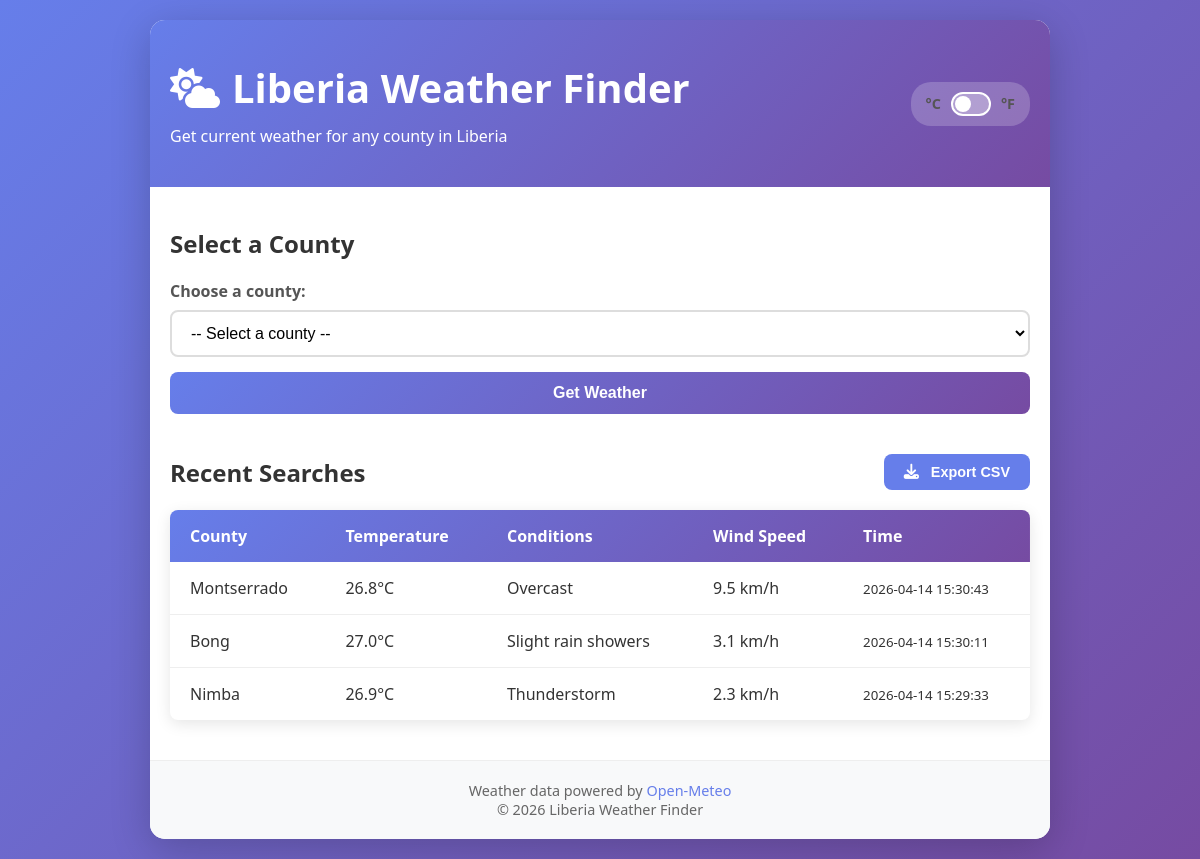
Before: / with the older database file.
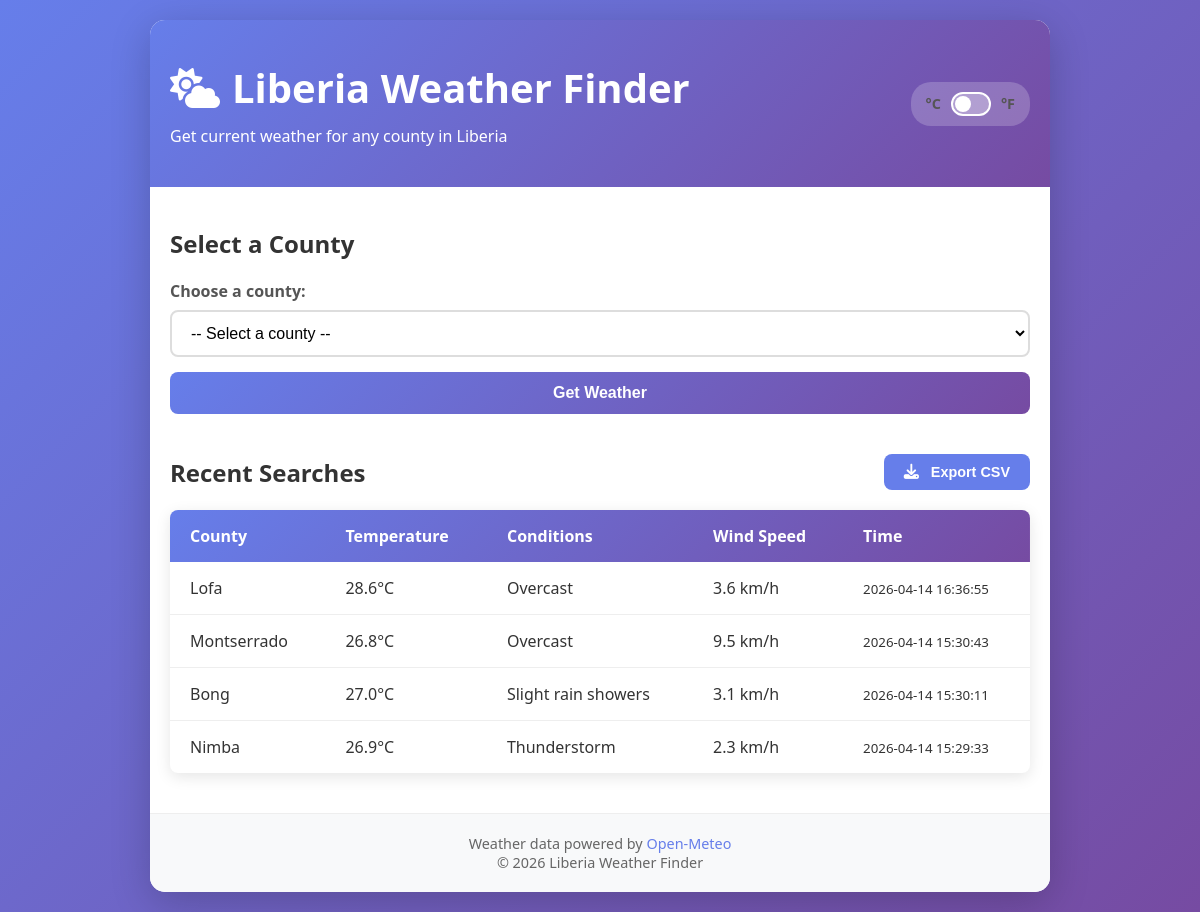
After: the same page with the newer database file.
### tables this page shows
CREATE TABLE weather_searches (
            id INTEGER PRIMARY KEY AUTOINCREMENT,
            county TEXT NOT NULL,
            temperature REAL,
            conditions TEXT,
            wind_speed REAL,
            timestamp DATETIME DEFAULT CURRENT_TIMESTAMP
        );

### app.py (the view)
@app.route('/')
def index():
    counties = get_all_counties()
    recent_searches = get_recent_searches(10)
    return render_template('index.html', counties=counties, recent_searches=recent_searches)

### database.py (called while the page is built)
def get_recent_searches(limit=10):
    try:
        conn = sqlite3.connect(DATABASE_PATH)
        conn.row_factory = sqlite3.Row
        cursor = conn.cursor()
        cursor.execute('''
            SELECT county, temperature, conditions, wind_speed, timestamp
            FROM weather_searches
            ORDER BY timestamp DESC
            LIMIT ?
        ''', (limit,))
        rows = cursor.fetchall()
        conn.close()
        return rows
    except Exception as e:
        print(f"Database error: {e}")
        return []

### weather_service.py (called while the page is built)
def get_all_counties():
    return sorted(list(LIBERIAN_COUNTIES.keys()))

### templates/index.html (shortened to what this page needs)
<!DOCTYPE html>
<html lang="en">
<head>
    <link rel="stylesheet" href="https://cdnjs.cloudflare.com/ajax/libs/font-awesome/6.4.0/css/all.min.css">
    <link rel="stylesheet" href="{{ url_for('static', filename='style.css') }}">
</head>
<body>
    <div class="container">
        <header>
            <div class="header-top">
                <div>
                    <h1><i class="fas fa-cloud-sun"></i> Liberia Weather Finder</h1>
                    <p>Get current weather for any county in Liberia</p>
                </div>
                <div class="temp-toggle-container">
                    <label for="tempToggle" class="temp-label">°C</label>
                    <input type="checkbox" id="tempToggle" class="temp-switch">
                    <label for="tempToggle" class="temp-label">°F</label>
                </div>
            </div>
        </header>
        <main>
            <section class="weather-form-section">
                <h2>Select a County</h2>
                <form id="weatherForm" method="POST" action="/get-weather">
                    <div class="form-group">
                        <label for="county">Choose a county:</label>
                        <select id="county" name="county" required>
                            <option value="">-- Select a county --</option>
                        </select>
                    </div>
                    <button type="submit" class="btn btn-primary">Get Weather</button>
                </form>
            </section>
            <section class="recent-searches-section">
                <div class="searches-header">
                    <h2>Recent Searches</h2>
                    {% if recent_searches %}
                        <button id="exportBtn" class="btn btn-secondary"><i class="fas fa-download"></i> Export CSV</button>
                    {% endif %}
                </div>
                {% if recent_searches %}
                    <table class="searches-table">
                        <thead>
                            <tr>
                                <th>County</th>
                                <th>Temperature</th>
                                <th>Conditions</th>
                                <th>Wind Speed</th>
                                <th>Time</th>
                            </tr>
                        </thead>
                        <tbody id="searchesBody">
                            {% for search in recent_searches %}
                                <tr>
                                    <td>{{ search['county'] }}</td>
                                    <td><span class="temp-cell">{{ search['temperature'] | round(1) }}</span>°<span class="unit-symbol">C</span></td>
                                    <td>{{ search['conditions'] }}</td>
                                    <td>{{ search['wind_speed'] | round(1) }} km/h</td>
                                    <td><small>{{ search['timestamp'] }}</small></td>
                                </tr>
                            {% endfor %}
                        </tbody>
                    </table>
                {% else %}
                    <p class="no-data">No recent searches yet. Get started by selecting a county above!</p>
                {% endif %}
            </section>
        </main>
        <footer>
            <p>Weather data powered by <a href="https://open-meteo.com/" target="_blank">Open-Meteo</a></p>
            <p>&copy; 2026 Liberia Weather Finder</p>
        </footer>
    </div>
</body>
</html>

### static/style.css (style rules this page uses)
* { margin: 0; padding: 0; box-sizing: border-box; }
body { font-family: 'Segoe UI', Tahoma, Geneva, Verdana, sans-serif; background: linear-gradient(135deg, #667eea 0%, #764ba2 100%); min-height: 100vh; padding: 20px; color: #333; }
.container { max-width: 900px; margin: 0 auto; background: white; border-radius: 15px; box-shadow: 0 10px 40px rgba(0, 0, 0, 0.2); overflow: hidden; }
header { background: linear-gradient(135deg, #667eea 0%, #764ba2 100%); color: white; padding: 40px 20px; }
.header-top { display: flex; justify-content: space-between; align-items: center; gap: 30px; }
header h1 { font-size: 2.5rem; margin-bottom: 10px; text-align: left; display: flex; align-items: center; gap: 12px; }
header h1 i { color: #fff; font-size: 2.5rem; }
.temp-toggle-container { display: flex; align-items: center; gap: 10px; background: rgba(255, 255, 255, 0.2); padding: 10px 15px; border-radius: 20px; white-space: nowrap; }
.temp-label { display: inline-block; margin: 0 !important; padding: 0 !important; font-size: 0.9rem; font-weight: 600; cursor: pointer; }
.temp-switch { appearance: none; -webkit-appearance: none; width: 40px; height: 24px; background: rgba(255, 255, 255, 0.3); border: 2px solid white; border-radius: 12px; cursor: pointer; outline: none; position: relative; transition: background 0.3s ease; }
.temp-switch:before { content: ''; position: absolute; width: 16px; height: 16px; border-radius: 50%; background: white; top: 2px; left: 2px; transition: left 0.3s ease; }
main { padding: 40px 20px; }
.weather-form-section { margin-bottom: 40px; }
.weather-form-section h2 { margin-bottom: 20px; color: #333; font-size: 1.5rem; }
.form-group { margin-bottom: 15px; }
label { display: block; margin-bottom: 8px; font-weight: 600; color: #555; }
select { width: 100%; padding: 12px 15px; border: 2px solid #ddd; border-radius: 8px; font-size: 1rem; background-color: white; cursor: pointer; transition: border-color 0.3s ease; }
.btn { padding: 12px 30px; border: none; border-radius: 8px; font-size: 1rem; font-weight: 600; cursor: pointer; transition: all 0.3s ease; }
.btn-primary { background: linear-gradient(135deg, #667eea 0%, #764ba2 100%); color: white; width: 100%; }
.btn-secondary { background: #667eea; color: white; padding: 10px 20px; font-size: 0.9rem; width: auto; }
.btn i { margin-right: 8px; font-size: 0.95rem; }
.recent-searches-section { margin-top: 40px; }
.searches-header { display: flex; justify-content: space-between; align-items: center; margin-bottom: 20px; }
.searches-header h2 { color: #333; font-size: 1.5rem; margin: 0; }
.searches-table { width: 100%; border-collapse: collapse; background: white; border-radius: 8px; overflow: hidden; box-shadow: 0 4px 15px rgba(0, 0, 0, 0.1); }
.searches-table thead { background: linear-gradient(135deg, #667eea 0%, #764ba2 100%); color: white; }
.searches-table th, .searches-table td { padding: 15px 20px; text-align: left; }
.searches-table tbody tr { border-bottom: 1px solid #eee; transition: background-color 0.3s ease; }
.searches-table tbody tr:last-child { border-bottom: none; }
footer { background: #f8f9fa; padding: 20px; text-align: center; border-top: 1px solid #eee; color: #666; font-size: 0.9rem; }
footer a { color: #667eea; text-decoration: none; }

Changed rows visible on the page:
added weather_searches: county "Lofa", temperature "28.6", conditions "Overcast", wind_speed "3.6", timestamp "2026-04-14 16:36:55"
